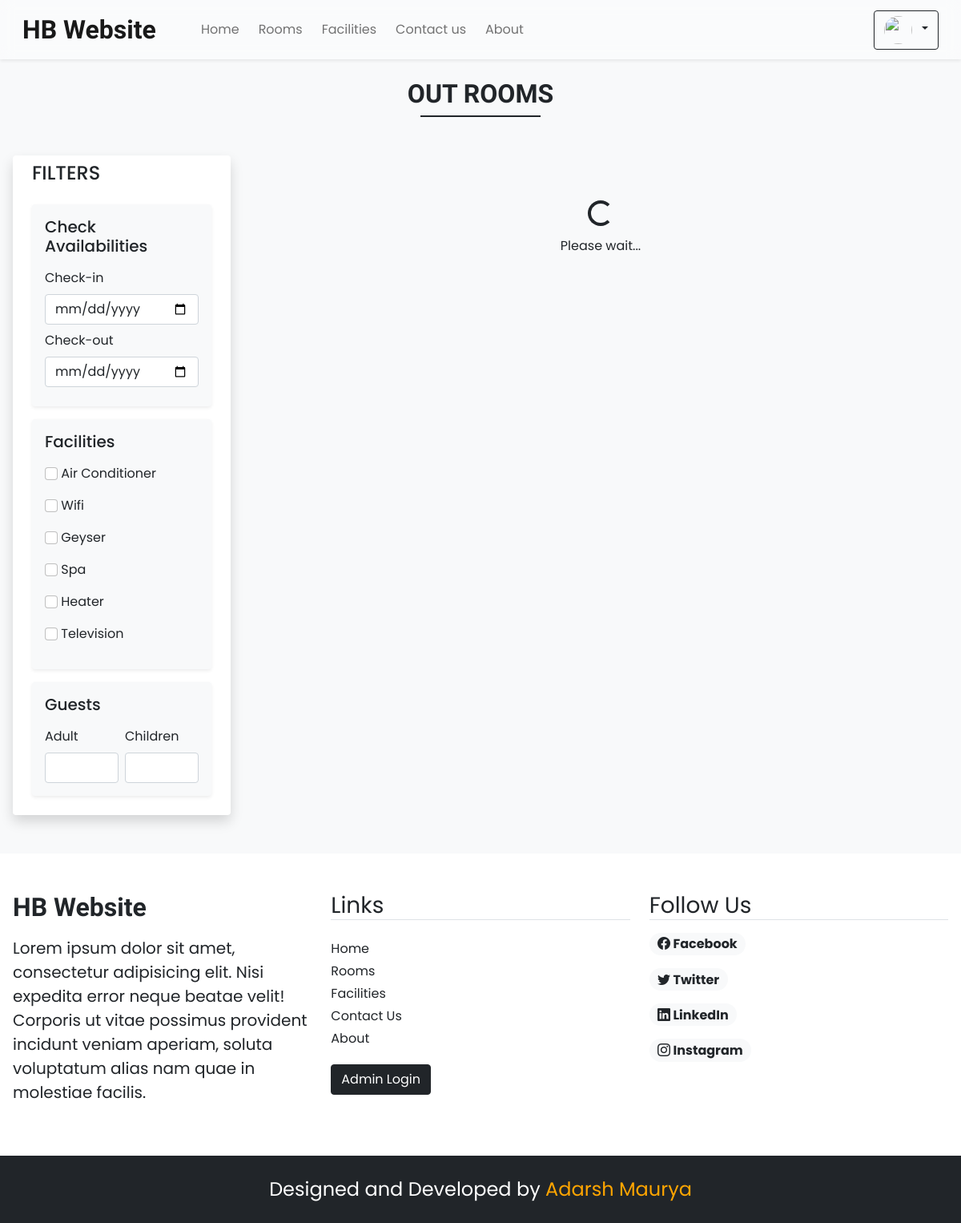
Page /rooms.php (signed in) on the committed database.
### tables this page shows
CREATE TABLE `general_settings` (
  `id` int NOT NULL,
  `site_title` varchar(128) NOT NULL,
  `site_desc` varchar(500) NOT NULL,
  `shutdown` tinyint NOT NULL DEFAULT '0'
);

CREATE TABLE `facilities` (
  `id` int NOT NULL,
  `name` varchar(100) NOT NULL,
  `picture` varchar(100) NOT NULL,
  `description` varchar(250) NOT NULL
);

CREATE TABLE `social_links` (
  `id` int NOT NULL,
  `name` varchar(100) NOT NULL,
  `social_link` varchar(300) NOT NULL DEFAULT 'none',
  `icon_class_name` varchar(50) NOT NULL DEFAULT 'bi-arrow-right-square-fill'
);

### admin/inc/db_config.php (called while the page is built, shortened)
<?php
function selectAll($tablename) {
    $con = $GLOBALS['conn'];
    $query = "SELECT * FROM $tablename";
    $res = $con->query($query);
    return $res;
}
function select($query,$values,$datatypes){
    $con = $GLOBALS['conn'];
    if($stmt = mysqli_prepare($con,$query)){
        if(mysqli_stmt_bind_param($stmt,$datatypes,...$values)){
            if(mysqli_stmt_execute($stmt)){
                $res = mysqli_stmt_get_result($stmt);
                return $res;
            }else{
                mysqli_stmt_close($stmt);
                die("Query cannot be executed - Select");
            }
        }else{
            mysqli_stmt_close($stmt);
            die("Query cannot be binded - Select");
        }
    }else{
        die("Query cannot be prepared - Select");
    }
}
?>

### inc/comman.php (called while the page is built, shortened)
<?php
    require("./admin/inc/db_config.php");
    $general_q = "SELECT * FROM `general_settings` WHERE `id`=?";
    $value = [1];
    $general_res = select($general_q, $value, "i");
    $general_assoc = mysqli_fetch_assoc($general_res);

### rooms.php (the view, shortened to what this page needs)
<!DOCTYPE html>
<html lang="en">
<head>
    <?php require("./inc/comman.php") ?>
    <?php require("./inc/links.php") ?>
</head>
<body class="bg-light">
    <?php
    require("./inc/header.php");
    $checkin_def = "";
    $checkout_def = "";
    $adults_def = "";
    $childrens_def = "";
    ?>
    <div class="my-4 text-center">
        <h4 class="h-font fw-bold fs-2">OUT ROOMS</h4>
        <div class="h-line bg-dark"></div>
    </div>
    <div class="container-fluid mt-5">
        <div class="row">
            <div class="col-lg-3 mb-4 mb-lg-0 ps-3">
                <nav class="navbar rounded navbar-expand-lg navbar-light bg-white shadow">
                    <div class="container-fluid flex-lg-column align-items-stretch">
                        <h4 class="d-flex flex-lg-row flex-column align-items-lg-center align-items-start justify-content-between">
                            <span>FILTERS</span>
                        </h4>
                        <div class="collapse navbar-collapse flex-column align-items-stretch" id="filterNav">
                            <div class="bg-light rounded p-3 shadow-sm mb-3 mt-3">
                                <h5 class="mb-3 d-flex align-items-center justify-content-between">
                                    <span>Check Availabilities</span>
                                </h5>
                                <div class="mb-2">
                                    <label class="form-label">Check-in</label>
                                    <input spellcheck="false" value="<?php echo $checkin_def ?>" type="date" class="shadow-none form-control" id="checkin" onchange="chk_avail_fun()">
                                </div>
                                <div class="mb-2">
                                    <label class="form-label">Check-out</label>
                                    <input spellcheck="false" type="date" value="<?php echo $checkout_def ?>" class="shadow-none form-control" id="checkout" onchange="chk_avail_fun()">
                                </div>
                            </div>
                            <div class="bg-light rounded p-3 shadow-sm mb-3">
                                <h5 class="mb-3 d-flex align-items-center justify-content-between">
                                    <span>Facilities</span>
                                </h5>
                                <?php
                                $q = selectAll("facilities");
                                while ($row = mysqli_fetch_assoc($q)) {
                                    echo <<<facilities
                                            <div class="mb-2">
                                                <input spellcheck="false" onclick="facility_search()" name="facilities" value="$row[id]" type="checkbox" id="$row[id]" class="shadow-none form-check-input">
                                                <label class="form-label" style="user-select : none;" for="$row[id]">$row[name]</label>
                                            </div>
                                        facilities;
                                }
                                ?>
                            </div>
                            <div class="bg-light rounded p-3 shadow-sm mb-3">
                                <h5 class="mb-3 d-flex align-items-center justify-content-between">
                                    <span>Guests</span>
                                </h5>
                                <div class="d-flex gap-2">
                                    <div>
                                        <label class="form-label">Adult</label>
                                        <input spellcheck="false" min="1" value="<?php echo $adults_def ?>" oninput="search_by_guest()" type="number" id="adult" class="shadow-none form-control">
                                    </div>
                                    <div>
                                        <label class="form-label">Children</label>
                                        <input spellcheck="false" min="1" value="<?php echo $childrens_def ?>" oninput="search_by_guest()" type="number" id="children" class="shadow-none form-control">
                                    </div>
                                </div>
                            </div>
                        </div>
                    </div>
                </nav>
            </div>
            <div class="col-lg-9" id="room_data">
            </div>
        </div>
    </div>
    <?php require("./inc/footer.php") ?>
</body>
</html>

### inc/header.php (shortened to what this page needs)
<div class="sticky-top">
    <nav class="navbar navbar-expand-lg navbar-light shadow-sm px-lg-3 py-lg-2 py-3">
        <div class="container-fluid">
            <a class="navbar-brand me-5 fs-2 h-font fw-bold" href="./index.php"><?php echo $general_assoc['site_title'] ?></a>
            <div class="collapse navbar-collapse" id="navbarSupportedContent">
                <ul class="navbar-nav me-auto mb-2 mb-lg-0">
                    <li class="nav-item me-2">
                        <a class="nav-link active" aria-current="page" href="./index.php">Home</a>
                    </li>
                    <li class="nav-item me-2">
                        <a class="nav-link" href="./rooms.php">Rooms</a>
                    </li>
                    <li class="nav-item me-2">
                        <a class="nav-link" href="./facilities.php">Facilities</a>
                    </li>
                    <li class="nav-item me-2">
                        <a class="nav-link" href="./contact.php">Contact us</a>
                    </li>
                    <li class="nav-item">
                        <a class="nav-link" href="./about.php">About</a>
                    </li>
                </ul>
                <div class="d-flex">
                    <?php
                    if (!(isset($_SESSION['login']) && $_SESSION['login'] == true)) {
                        echo <<<log_reg
                        <button type="button" class="btn btn-outline-dark me-lg-3 me-2 shadow-none" data-bs-toggle="modal" data-bs-target="#loginmodal">
                            Login
                        </button>
                        <button type="button" class="btn btn-outline-dark shadow-none" data-bs-toggle="modal" data-bs-target="#registermodal">
                            Registration
                        </button>
                    log_reg;
                    } else {
                        $q = "SELECT `name`,`profile` FROM `user_cred` WHERE `id`=$_SESSION[uId]";
                        $res = $conn->query($q);
                        $res_assoc = mysqli_fetch_assoc($res);
                        $path = USERS_FOLDER_PATH . $res_assoc['profile'];
                        echo <<<login
                        <div class="btn-group">
                            <button type="button" class="btn shadow-none rounded-4 btn-outline-dark dropdown-toggle" data-bs-toggle="dropdown" data-bs-display="static" aria-expanded="false">
                                <img id="login_user_profile" src="$path" class="me-1" style="width: 35px; height: 35px; border-radius: 50%; object-fit: cover;"/>
                                <span id="user_name">$res_assoc[name]</span>
                            </button>
                            <ul class="dropdown-menu rounded-4 dropdown-menu-lg-end">
                                <li><a class="dropdown-item" href="./profile.php"><i class="bi bi-person-square"></i> Profile</a></li>
                                <li><a class="dropdown-item" href="./bookings.php"><i class="bi bi-journal-check"></i> Bookings</a></li>
                                <li><a class="dropdown-item" href="./logout.php"><i class="bi bi-box-arrow-right"></i> Log Out</a></li>
                            </ul>
                        </div>
                    login;
                    }
                    ?>
                </div>
            </div>
        </div>
    </nav>
</div>

### inc/footer.php (shortened to what this page needs)
<footer class="container-fluid py-5 px-3 mt-5 bg-white m-0">
    <div class="row">
        <div class="col-md-4 mb-lg-0 mb-md-0 mb-4">
            <h3 class="h-font fw-bold fs-2 mb-3"><?php echo $general_assoc['site_title'] ?></h3>
            <p class="fs-5"><?php echo $general_assoc['site_desc'] ?></p>
        </div>
        <div class="col-md-4  mb-lg-0 mb-md-0 mb-4">
            <h6 class="fs-3 mb-4 border-bottom fw-normal">Links</h6>
            <a href="./index.php" class="text-decoration-none d-inline-block mb-1 text-dark">Home</a><br>
            <a href="./rooms.php" class="text-decoration-none d-inline-block mb-1 text-dark">Rooms</a><br>
            <a href="./facilities.php" class="text-decoration-none d-inline-block mb-1 text-dark">Facilities</a><br>
            <a href="./contact.php" class="text-decoration-none d-inline-block mb-1 text-dark">Contact Us</a><br>
            <a href="./about.php" class="text-decoration-none d-inline-block mb-1 text-dark">About</a><br>
            <a href="./admin/login.php" class="btn shadow-none text-decoration-none mt-3 btn-dark">Admin Login</a>
        </div>
        <div class="col-md-4">
            <h6 class="fs-3 mb-3 border-bottom fw-normal">Follow Us</h6>
            <?php
            $social_q = "SELECT * FROM `social_links`";
            $social_res = $conn->query($social_q);
            while ($row = mysqli_fetch_assoc($social_res)) {
                if ($row['social_link'] != '') {
                    echo <<<social
                        <a href="$row[social_link]" class="badge text-decoration-none d-inline-block rounded-pill fs-6 bg-light text-dark mb-3">
                            <i class="bi $row[icon_class_name]"></i> $row[name]
                        </a></br>
                    social;
                }
            }
            ?>
        </div>
    </div>
</footer>
<div class="bg-dark text-white p-4 text-center fs-4 design-by">
    Designed and Developed by <a href="https://adarshmaurya54.github.io/Portfolio/" class="text-decoration-none" style="color: orange;">Adarsh Maurya</a>
</div>

### css/style.css (style rules this page uses)
:root { --teal: #2ec1ac; --teal_hover: #279e8c; }
* { padding: 0; margin: 0; box-sizing: border-box; font-family: 'Poppins', sans-serif; }
.navbar { background: #ffffff5b !important; backdrop-filter: blur(8px); }
input[type=number] { -moz-appearance: textfield; }
.h-font { font-family: 'Merienda', cursive; }
.h-line { width: 150px; margin: 0 auto; height: 2px; }

### rows in the picture
general_settings: site_title "HB Website", site_desc "Lorem ipsum dolor sit amet, consectetur adipisicing elit. Nisi expedita error neque beatae velit! Corporis ut vitae possimus provident incidunt veniam aperiam, soluta voluptatum alias nam quae in molestiae facilis."
facilities: name "Air Conditioner"
facilities: name "Wifi"
facilities: name "Geyser"
facilities: name "Spa"
facilities: name "Heater"
facilities: name "Television"
social_links: name "Facebook"
social_links: name "Twitter"
social_links: name "LinkedIn"
social_links: name "Instagram"
